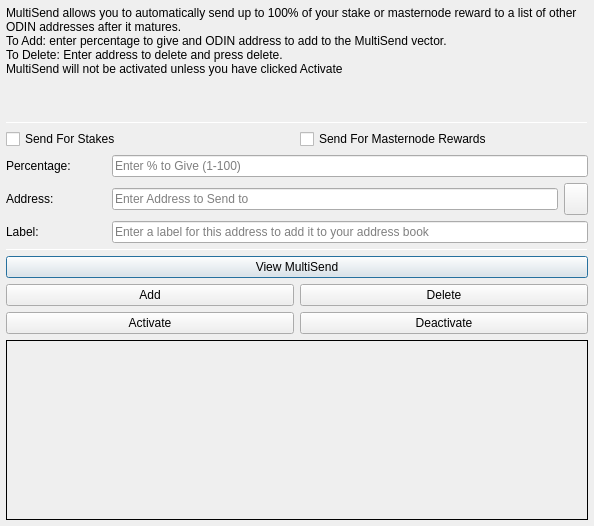
<?xml version="1.0" encoding="UTF-8"?>
<ui version="4.0">
 <class>MultiSendDialog</class>
 <widget class="QDialog" name="MultiSendDialog">
  <property name="windowModality">
   <enum>Qt::NonModal</enum>
  </property>
  <property name="geometry">
   <rect>
    <x>0</x>
    <y>0</y>
    <width>594</width>
    <height>526</height>
   </rect>
  </property>
  <property name="windowTitle">
   <string>MultiSend</string>
  </property>
  <layout class="QVBoxLayout" name="verticalLayout" stretch="0">
   <property name="leftMargin">
    <number>6</number>
   </property>
   <property name="topMargin">
    <number>6</number>
   </property>
   <property name="rightMargin">
    <number>6</number>
   </property>
   <property name="bottomMargin">
    <number>6</number>
   </property>
   <item>
    <layout class="QVBoxLayout" name="verticalLayout_Main" stretch="1,1,1,0,1,1,1">
     <item>
      <widget class="QLabel" name="label_2">
       <property name="lineWidth">
        <number>1</number>
       </property>
       <property name="text">
        <string>MultiSend allows you to automatically send up to 100% of your stake or masternode reward to a list of other ODIN addresses after it matures.
To Add: enter percentage to give and ODIN address to add to the MultiSend vector.
To Delete: Enter address to delete and press delete.
MultiSend will not be activated unless you have clicked Activate</string>
       </property>
       <property name="alignment">
        <set>Qt::AlignLeading|Qt::AlignLeft|Qt::AlignTop</set>
       </property>
       <property name="wordWrap">
        <bool>true</bool>
       </property>
      </widget>
     </item>
     <item>
      <widget class="Line" name="line">
       <property name="minimumSize">
        <size>
         <width>0</width>
         <height>1</height>
        </size>
       </property>
       <property name="maximumSize">
        <size>
         <width>16777215</width>
         <height>1</height>
        </size>
       </property>
       <property name="orientation">
        <enum>Qt::Horizontal</enum>
       </property>
      </widget>
     </item>
     <item>
      <layout class="QVBoxLayout" name="verticalLayout_Settings">
       <item>
        <layout class="QHBoxLayout" name="horizontalLayout">
         <item>
          <widget class="QCheckBox" name="multiSendStakeCheckBox">
           <property name="text">
            <string>Send For Stakes</string>
           </property>
          </widget>
         </item>
         <item>
          <widget class="QCheckBox" name="multiSendMasternodeCheckBox">
           <property name="text">
            <string>Send For Masternode Rewards</string>
           </property>
          </widget>
         </item>
        </layout>
       </item>
       <item>
        <layout class="QHBoxLayout" name="horizontalLayout_6">
         <item>
          <widget class="QLabel" name="label">
           <property name="minimumSize">
            <size>
             <width>100</width>
             <height>0</height>
            </size>
           </property>
           <property name="toolTip">
            <string>Percentage of stake to send</string>
           </property>
           <property name="text">
            <string>Percentage:</string>
           </property>
          </widget>
         </item>
         <item>
          <widget class="QLineEdit" name="multiSendPercentEdit">
           <property name="toolTip">
            <string>Enter whole numbers 1 - 100</string>
           </property>
           <property name="placeholderText">
            <string>Enter % to Give (1-100)</string>
           </property>
          </widget>
         </item>
        </layout>
       </item>
       <item>
        <layout class="QHBoxLayout" name="horizontalLayout_7">
         <item>
          <widget class="QLabel" name="label_5">
           <property name="minimumSize">
            <size>
             <width>100</width>
             <height>0</height>
            </size>
           </property>
           <property name="toolTip">
            <string>Address to send portion of stake to</string>
           </property>
           <property name="text">
            <string>Address:</string>
           </property>
          </widget>
         </item>
         <item>
          <widget class="QLineEdit" name="multiSendAddressEdit">
           <property name="toolTip">
            <string/>
           </property>
           <property name="placeholderText">
            <string>Enter Address to Send to</string>
           </property>
          </widget>
         </item>
         <item>
          <widget class="QToolButton" name="addressBookButton">
           <property name="maximumSize">
            <size>
             <width>16777215</width>
             <height>32</height>
            </size>
           </property>
           <property name="toolTip">
            <string>Choose an address from the address book</string>
           </property>
           <property name="text">
            <string/>
           </property>
           <property name="icon">
            <iconset resource="../odin.qrc">
             <normaloff>:/icons/address-book</normaloff>:/icons/address-book</iconset>
           </property>
           <property name="shortcut">
            <string>Alt+A</string>
           </property>
          </widget>
         </item>
        </layout>
       </item>
      </layout>
     </item>
     <item>
      <layout class="QHBoxLayout" name="horizontalLayout_3">
       <item>
        <widget class="QLabel" name="label_3">
         <property name="minimumSize">
          <size>
           <width>100</width>
           <height>0</height>
          </size>
         </property>
         <property name="text">
          <string>Label:</string>
         </property>
        </widget>
       </item>
       <item>
        <widget class="QLineEdit" name="labelAddressLabelEdit">
         <property name="placeholderText">
          <string>Enter a label for this address to add it to your address book</string>
         </property>
        </widget>
       </item>
      </layout>
     </item>
     <item>
      <widget class="Line" name="line_2">
       <property name="minimumSize">
        <size>
         <width>0</width>
         <height>1</height>
        </size>
       </property>
       <property name="maximumSize">
        <size>
         <width>16777215</width>
         <height>1</height>
        </size>
       </property>
       <property name="orientation">
        <enum>Qt::Horizontal</enum>
       </property>
      </widget>
     </item>
     <item>
      <layout class="QVBoxLayout" name="verticalLayout_Buttons">
       <item>
        <layout class="QHBoxLayout" name="horizontalLayout_4">
         <item>
          <widget class="QPushButton" name="viewButton">
           <property name="toolTip">
            <string/>
           </property>
           <property name="statusTip">
            <string>View MultiSend Vector</string>
           </property>
           <property name="text">
            <string>View MultiSend</string>
           </property>
          </widget>
         </item>
        </layout>
       </item>
       <item>
        <layout class="QHBoxLayout" name="horizontalLayout_2">
         <item>
          <widget class="QPushButton" name="addButton">
           <property name="toolTip">
            <string/>
           </property>
           <property name="statusTip">
            <string>Add to MultiSend Vector</string>
           </property>
           <property name="text">
            <string>Add</string>
           </property>
          </widget>
         </item>
         <item>
          <widget class="QPushButton" name="deleteButton">
           <property name="toolTip">
            <string/>
           </property>
           <property name="statusTip">
            <string>Delete Address From MultiSend Vector</string>
           </property>
           <property name="text">
            <string>Delete</string>
           </property>
          </widget>
         </item>
        </layout>
       </item>
       <item>
        <layout class="QHBoxLayout" name="horizontalLayout_5">
         <item>
          <widget class="QPushButton" name="activateButton">
           <property name="statusTip">
            <string>Activate MultiSend</string>
           </property>
           <property name="text">
            <string>Activate</string>
           </property>
          </widget>
         </item>
         <item>
          <widget class="QPushButton" name="disableButton">
           <property name="statusTip">
            <string>Deactivate MultiSend</string>
           </property>
           <property name="text">
            <string>Deactivate</string>
           </property>
          </widget>
         </item>
        </layout>
       </item>
      </layout>
     </item>
     <item>
      <widget class="QLabel" name="message">
       <property name="minimumSize">
        <size>
         <width>0</width>
         <height>180</height>
        </size>
       </property>
       <property name="frameShape">
        <enum>QFrame::Panel</enum>
       </property>
       <property name="frameShadow">
        <enum>QFrame::Plain</enum>
       </property>
       <property name="lineWidth">
        <number>1</number>
       </property>
       <property name="midLineWidth">
        <number>1</number>
       </property>
       <property name="text">
        <string/>
       </property>
       <property name="alignment">
        <set>Qt::AlignLeading|Qt::AlignLeft|Qt::AlignTop</set>
       </property>
       <property name="wordWrap">
        <bool>true</bool>
       </property>
      </widget>
     </item>
    </layout>
   </item>
  </layout>
 </widget>
 <resources>
  <include location="../odin.qrc"/>
 </resources>
 <connections/>
</ui>
